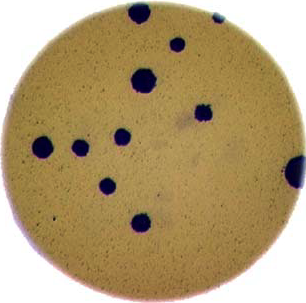
#> input picture data/colonies-01.tif, 306 x 303 px
$ jupyter execute challenge_solution.ipynb
#> lines starting #> are read from the running program, lines starting #| are printed output that depends on the picture; after the words box and inside, x2 and y2 are one past the last pixel; in counts of white or black regions, pixels touching at a corner belong together
#> further down, image is the input picture: shape (303, 306, 3); mean R, G, B 177.7, 155.8, 113.9
# Capstone Challenge

[cell 1]
import os

import numpy as np
import matplotlib.pyplot as plt
import imageio.v3 as iio
from skimage import color, filters, measure, morphology

[cell 2]
def create_mask(image, sigma = 1.0, thresh=0.5):
#> called with sigma = 2, thresh = 0.3
    gray_image = color.rgb2gray(image)
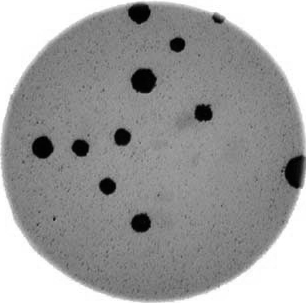
#> gray_image: shape (303, 306) float64; min 0.00223, max 1, mean 0.617
    blurred_image = filters.gaussian(gray_image, sigma)
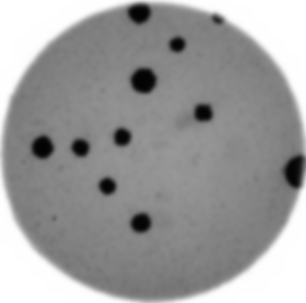
#> blurred_image: shape (303, 306) float64; min 0.0121, max 1, mean 0.617
    binary_mask = blurred_image < thresh
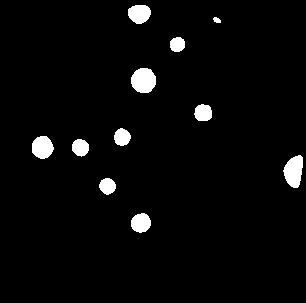
#> binary_mask: shape (303, 306) bool; 3.4% white; 11 white regions, largest, box (x1, y1, x2, y2) and area: (131, 68, 156, 93) 502, (283, 155, 303, 188) 472, (32, 136, 54, 159) 390

    return binary_mask

def connected_components(
    image,
    sigma = 1.0,
    thresh = 0.5,
    neighborhood = 2,
    min_area = 0
):

    mask = create_mask(image, sigma, thresh)
    mask = morphology.remove_small_objects(mask, min_area)

    labeled_image, n_objects = measure.label(mask, connectivity=neighborhood, return_num=True)
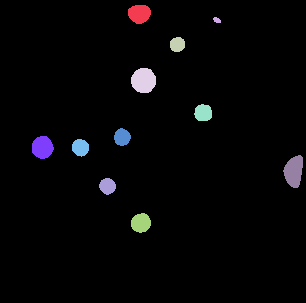
#> labeled_image: shape (303, 306) int32; 12 distinct labels, from 0 to 11; one colour per label, 0 black
#> n_objects = 11

    return labeled_image, n_objects, mask,

[cell 3]
data_dir = '../../data'
file = os.path.join(data_dir, 'colonies-01.tif')
image = iio.imread(file)


labeled_im, count, mask = connected_components(image, 2, 0.3)
#> count = 11
colored_label_im = color.label2rgb(labeled_im, bg_label=0)
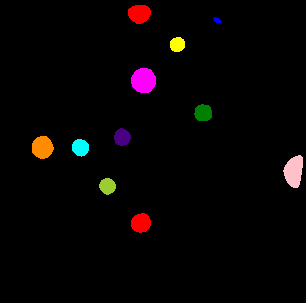
#> colored_label_im: shape (303, 306, 3) float64; mean R, G, B 0.0259, 0.0139, 0.0141
print(count)
#| 11
plt.imshow(colored_label_im)

[cell 4]
gray_image = color.rgb2gray(image)
summary_im = color.gray2rgb(gray_image)
summary_im[mask] = colored_label_im[mask]
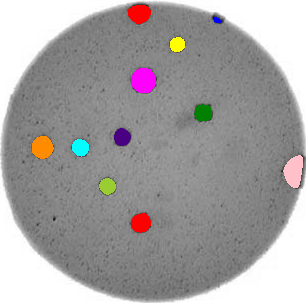
#> summary_im: shape (303, 306, 3) float64; mean R, G, B 0.641, 0.629, 0.629

plt.imshow(summary_im)

$ run again, with data/colonies-02.tif copied over data/colonies-01.tif
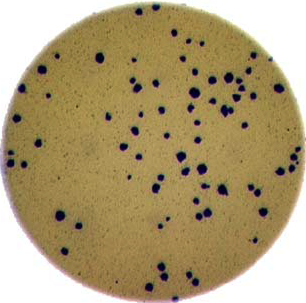
#> input picture data/colonies-02.tif, 306 x 303 px
#> image is the input picture: shape (303, 306, 3); mean R, G, B 174.7, 157.2, 117.5
#> binary_mask: shape (303, 306) bool; 3% white; 65 white regions (13 under 20 px), largest, box (x1, y1, x2, y2) and area: (157, 263, 168, 281) 126, (196, 209, 212, 220) 102, (186, 271, 199, 286) 98
#> in connected_components, `labeled_image, n_objects = measure.label(mask, connectivity=neighborho..`:
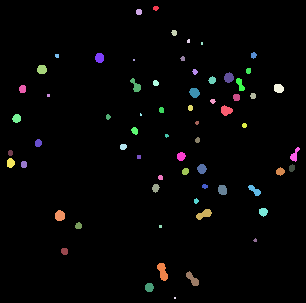
#> labeled_image: shape (303, 306) int32; 66 distinct labels, from 0 to 65; one colour per label, 0 black
#> n_objects = 65
#| 65
#> `summary_im[mask] = colored_label_im[mask]`:
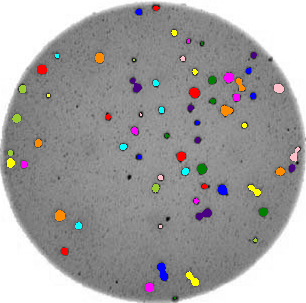
#> summary_im: shape (303, 306, 3) float64; mean R, G, B 0.636, 0.63, 0.63

$ run again, with data/colonies-03.tif copied over data/colonies-01.tif
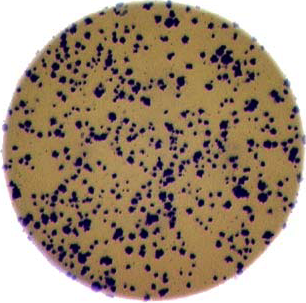
#> input picture data/colonies-03.tif, 306 x 303 px
#> image is the input picture: shape (303, 306, 3); mean R, G, B 161.7, 141.7, 119.8
#> binary_mask: shape (303, 306) bool; 9.7% white; 195 white regions (80 under 20 px), largest, box (x1, y1, x2, y2) and area: (210, 45, 242, 77) 429, (51, 34, 69, 78) 299, (70, 243, 90, 275) 298
#> in connected_components, `labeled_image, n_objects = measure.label(mask, connectivity=neighborho..`:
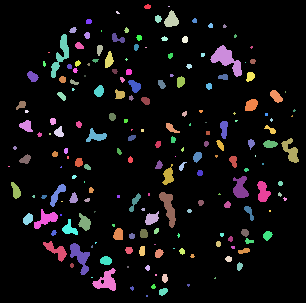
#> labeled_image: shape (303, 306) int32; 196 distinct labels, from 0 to 195; one colour per label, 0 black
#> n_objects = 195
#| 195
#> `summary_im[mask] = colored_label_im[mask]`:
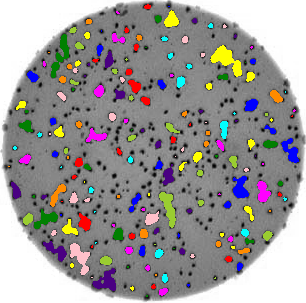
#> summary_im: shape (303, 306, 3) float64; mean R, G, B 0.61, 0.599, 0.597
